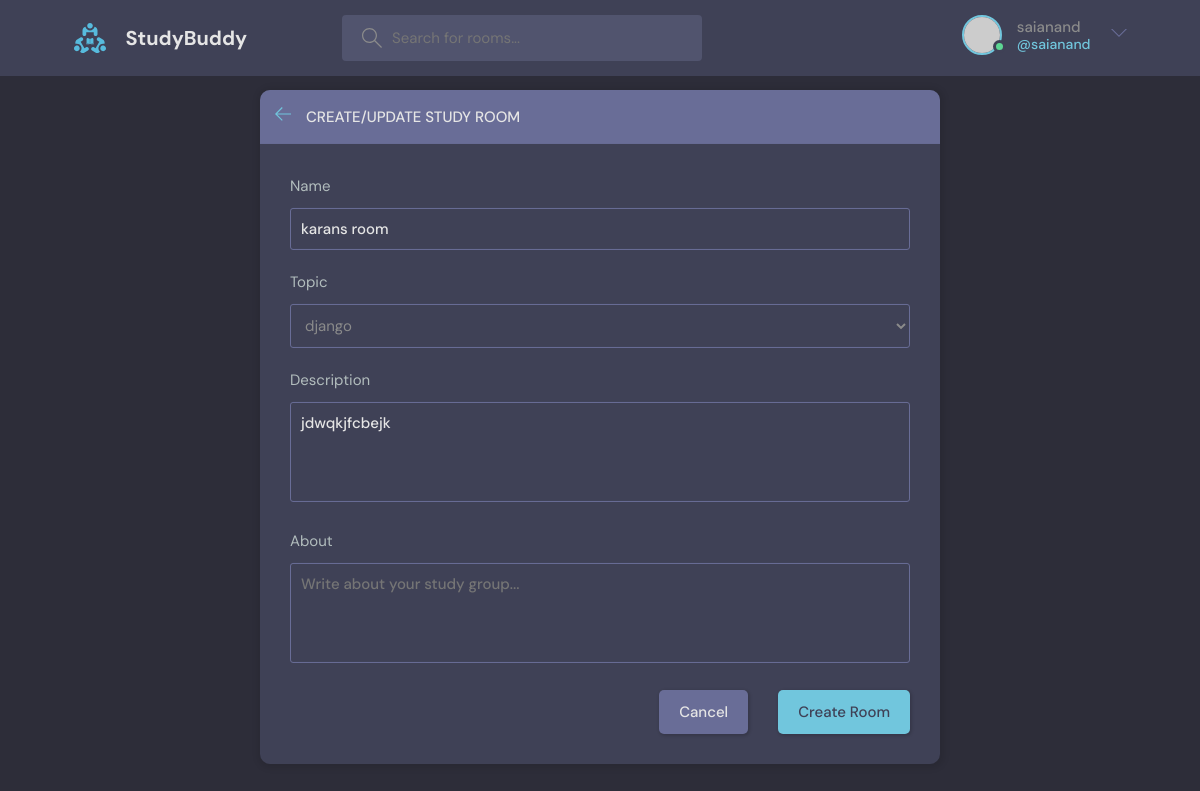
The page /update-room/21/ (signed in) on the database its author committed.
### base/models.py (models this page shows, shortened)
class Room(models.Model):
    host = models.ForeignKey(User,on_delete=models.SET_NULL ,null = True)
    participants = models.ManyToManyField(User,related_name='participants',blank=True)
    name = models.CharField(max_length=200)
    topic = models.ForeignKey(Topic,on_delete=models.SET_NULL , null = True)
    description = models.TextField(null = True, blank = True)
    updated = models.DateTimeField( auto_now=True)
    created =  models.DateTimeField( auto_now_add=True)
    class Meta:
        ordering = ['-updated','-created']

### base/views.py (the view)
# urls.py: path("update-room/<str:pk>/", views.Update_room, name="update-room"),
@login_required(login_url='login')
def Update_room(request,pk):
    room  =  Room.objects.get(id=pk)
    form = RoomForm(instance=room)
    if request.user != room.host:
        return HttpResponse("leave it !no ur room")
    if request.method == 'POST':
        form = RoomForm(request.POST,instance=room)
        if form.is_valid():
            form.save()
            return redirect('home')
    context = {'form':form}
    return render(request,'base/room_form.html',context)

### base/forms.py
class RoomForm(ModelForm):
    class Meta:
        model = Room
        fields = '__all__'
        exclude = ['host','participants']

### base/models.py (called while the page is built)
    def __str__(self):
        return self.name

### base/templates/base/room_form.html (shortened to what this page needs)
{% extends "main.html" %}
{% block content %}
  <main class="create-room layout">
    <div class="container">
      <div class="layout__box">
        <div class="layout__boxHeader">
          <div class="layout__boxTitle">
            <a href="{% url 'home' %}">
              <svg version="1.1" xmlns="http://www.w3.org/2000/svg" width="32" height="32" viewBox="0 0 32 32">
                <title>arrow-left</title>
                <path
                  d="M13.723 2.286l-13.723 13.714 13.719 13.714 1.616-1.611-10.96-10.96h27.625v-2.286h-27.625l10.965-10.965-1.616-1.607z">
                </path>
              </svg>
            </a>
            <h3>Create/Update Study Room</h3>
          </div>
        </div>
        <div class="layout__body">
          <form class="form" action="" method = 'POST'>
            {% for field in form %}
            <div class="form__group">
              <label for="room_name">{{field.label}}</label>
              {{field}}
            </div>
            {% endfor %}
            <div class="form__group">
              <label for="room_about">About</label>
              <textarea name="room_about" id="room_about" placeholder="Write about your study group..."></textarea>
            </div>
            <div class="form__action">
              <a class="btn btn--dark" href="{% url 'home' %}">Cancel</a>
              <button class="btn btn--main" type="submit">Create Room</button>
            </div>
          </form>
        </div>
      </div>
    </div>
  </main>
  {% endblock content %}

### templates/main.html (shortened to what this page needs)
<!DOCTYPE html>
{% load static %}
<html lang="en">
  <head>
    <link rel="stylesheet" href="{% static 'styling/style.css' %}" />
  </head>
  <body>
    <header class="header header--loggedIn">
      <div class="container">
        <a href="{% url 'home' %}" class="header__logo">
          <img src="{% static 'images/logo.svg' %}" />
          <h1>StudyBuddy</h1>
        </a>
        <form class="header__search" method="GET" action="{%url 'home' %}">
          <label>
            <input name='q' placeholder="Search for rooms..." />
          </label>
        </form>
        <nav class="header__menu">
          {% if request.user.is_authenticated %}
          <div class="header__user">
            <a href="{% url 'update-user' %}">
              <div class="avatar avatar--medium active">
                <img src="https://randomuser.me/api/portraits/men/37.jpg" />
              </div>
              <p>  {{request.user}} <span>@{{request.user}}</span></p>
            </a>
            <button class="dropdown-button">
              <svg version="1.1" xmlns="http://www.w3.org/2000/svg" width="32" height="32" viewBox="0 0 32 32">
                <title>chevron-down</title>
                <path d="M16 21l-13-13h-3l16 16 16-16h-3l-13 13z"></path>
              </svg>
            </button>
          </div>
          {% else %}
          <a href="{% url 'login' %}">
            <img src="{% static 'images/avatar.svg' %}" />
            <p>Login</p>
          </a>
           {% endif %}
        </nav>
      </div>
    </header>
    {% block content %}
    {% endblock content %}
  </body>
</html>

### rows shown on the page
Room: form "karans room" "django" "jdwqkjfcbejk"

### other values the page prints
{{ request.user }} "saianand"
{{ field.label }} "Name" "Topic" "Description"
